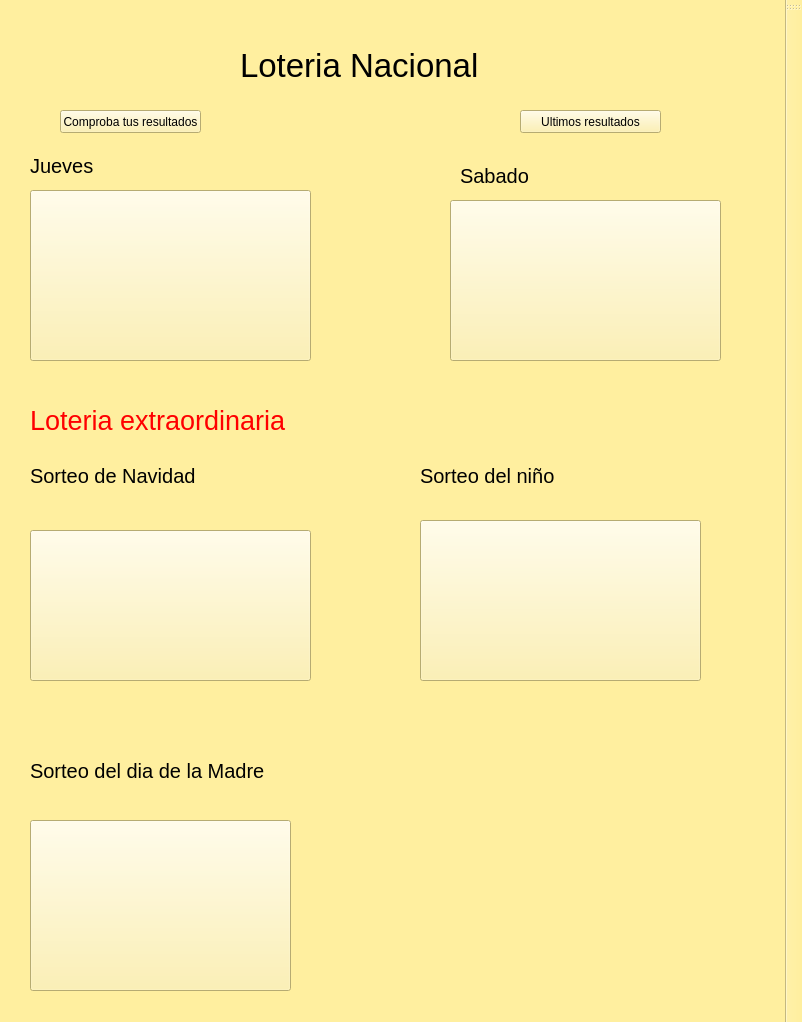
<?xml version="1.0" encoding="UTF-8"?>
<ui version="4.0">
 <class>MainWindow</class>
 <widget class="QMainWindow" name="MainWindow">
  <property name="geometry">
   <rect>
    <x>0</x>
    <y>0</y>
    <width>802</width>
    <height>1022</height>
   </rect>
  </property>
  <property name="palette">
   <palette>
    <active>
     <colorrole role="WindowText">
      <brush brushstyle="SolidPattern">
       <color alpha="255">
        <red>0</red>
        <green>0</green>
        <blue>0</blue>
       </color>
      </brush>
     </colorrole>
     <colorrole role="Button">
      <brush brushstyle="SolidPattern">
       <color alpha="255">
        <red>255</red>
        <green>239</green>
        <blue>159</blue>
       </color>
      </brush>
     </colorrole>
     <colorrole role="Light">
      <brush brushstyle="SolidPattern">
       <color alpha="255">
        <red>255</red>
        <green>255</green>
        <blue>255</blue>
       </color>
      </brush>
     </colorrole>
     <colorrole role="Midlight">
      <brush brushstyle="SolidPattern">
       <color alpha="255">
        <red>255</red>
        <green>247</green>
        <blue>207</blue>
       </color>
      </brush>
     </colorrole>
     <colorrole role="Dark">
      <brush brushstyle="SolidPattern">
       <color alpha="255">
        <red>127</red>
        <green>119</green>
        <blue>79</blue>
       </color>
      </brush>
     </colorrole>
     <colorrole role="Mid">
      <brush brushstyle="SolidPattern">
       <color alpha="255">
        <red>170</red>
        <green>159</green>
        <blue>106</blue>
       </color>
      </brush>
     </colorrole>
     <colorrole role="Text">
      <brush brushstyle="SolidPattern">
       <color alpha="255">
        <red>0</red>
        <green>0</green>
        <blue>0</blue>
       </color>
      </brush>
     </colorrole>
     <colorrole role="BrightText">
      <brush brushstyle="SolidPattern">
       <color alpha="255">
        <red>255</red>
        <green>255</green>
        <blue>255</blue>
       </color>
      </brush>
     </colorrole>
     <colorrole role="ButtonText">
      <brush brushstyle="SolidPattern">
       <color alpha="255">
        <red>0</red>
        <green>0</green>
        <blue>0</blue>
       </color>
      </brush>
     </colorrole>
     <colorrole role="Base">
      <brush brushstyle="SolidPattern">
       <color alpha="255">
        <red>255</red>
        <green>255</green>
        <blue>255</blue>
       </color>
      </brush>
     </colorrole>
     <colorrole role="Window">
      <brush brushstyle="SolidPattern">
       <color alpha="255">
        <red>255</red>
        <green>239</green>
        <blue>159</blue>
       </color>
      </brush>
     </colorrole>
     <colorrole role="Shadow">
      <brush brushstyle="SolidPattern">
       <color alpha="255">
        <red>0</red>
        <green>0</green>
        <blue>0</blue>
       </color>
      </brush>
     </colorrole>
     <colorrole role="AlternateBase">
      <brush brushstyle="SolidPattern">
       <color alpha="255">
        <red>255</red>
        <green>247</green>
        <blue>207</blue>
       </color>
      </brush>
     </colorrole>
     <colorrole role="ToolTipBase">
      <brush brushstyle="SolidPattern">
       <color alpha="255">
        <red>255</red>
        <green>255</green>
        <blue>220</blue>
       </color>
      </brush>
     </colorrole>
     <colorrole role="ToolTipText">
      <brush brushstyle="SolidPattern">
       <color alpha="255">
        <red>0</red>
        <green>0</green>
        <blue>0</blue>
       </color>
      </brush>
     </colorrole>
     <colorrole role="PlaceholderText">
      <brush brushstyle="SolidPattern">
       <color alpha="128">
        <red>0</red>
        <green>0</green>
        <blue>0</blue>
       </color>
      </brush>
     </colorrole>
    </active>
    <inactive>
     <colorrole role="WindowText">
      <brush brushstyle="SolidPattern">
       <color alpha="255">
        <red>0</red>
        <green>0</green>
        <blue>0</blue>
       </color>
      </brush>
     </colorrole>
     <colorrole role="Button">
      <brush brushstyle="SolidPattern">
       <color alpha="255">
        <red>255</red>
        <green>239</green>
        <blue>159</blue>
       </color>
      </brush>
     </colorrole>
     <colorrole role="Light">
      <brush brushstyle="SolidPattern">
       <color alpha="255">
        <red>255</red>
        <green>255</green>
        <blue>255</blue>
       </color>
      </brush>
     </colorrole>
     <colorrole role="Midlight">
      <brush brushstyle="SolidPattern">
       <color alpha="255">
        <red>255</red>
        <green>247</green>
        <blue>207</blue>
       </color>
      </brush>
     </colorrole>
     <colorrole role="Dark">
      <brush brushstyle="SolidPattern">
       <color alpha="255">
        <red>127</red>
        <green>119</green>
        <blue>79</blue>
       </color>
      </brush>
     </colorrole>
     <colorrole role="Mid">
      <brush brushstyle="SolidPattern">
       <color alpha="255">
        <red>170</red>
        <green>159</green>
        <blue>106</blue>
       </color>
      </brush>
     </colorrole>
     <colorrole role="Text">
      <brush brushstyle="SolidPattern">
       <color alpha="255">
        <red>0</red>
        <green>0</green>
        <blue>0</blue>
       </color>
      </brush>
     </colorrole>
     <colorrole role="BrightText">
      <brush brushstyle="SolidPattern">
       <color alpha="255">
        <red>255</red>
        <green>255</green>
        <blue>255</blue>
       </color>
      </brush>
     </colorrole>
     <colorrole role="ButtonText">
      <brush brushstyle="SolidPattern">
       <color alpha="255">
        <red>0</red>
        <green>0</green>
        <blue>0</blue>
       </color>
      </brush>
     </colorrole>
     <colorrole role="Base">
      <brush brushstyle="SolidPattern">
       <color alpha="255">
        <red>255</red>
        <green>255</green>
        <blue>255</blue>
       </color>
      </brush>
     </colorrole>
     <colorrole role="Window">
      <brush brushstyle="SolidPattern">
       <color alpha="255">
        <red>255</red>
        <green>239</green>
        <blue>159</blue>
       </color>
      </brush>
     </colorrole>
     <colorrole role="Shadow">
      <brush brushstyle="SolidPattern">
       <color alpha="255">
        <red>0</red>
        <green>0</green>
        <blue>0</blue>
       </color>
      </brush>
     </colorrole>
     <colorrole role="AlternateBase">
      <brush brushstyle="SolidPattern">
       <color alpha="255">
        <red>255</red>
        <green>247</green>
        <blue>207</blue>
       </color>
      </brush>
     </colorrole>
     <colorrole role="ToolTipBase">
      <brush brushstyle="SolidPattern">
       <color alpha="255">
        <red>255</red>
        <green>255</green>
        <blue>220</blue>
       </color>
      </brush>
     </colorrole>
     <colorrole role="ToolTipText">
      <brush brushstyle="SolidPattern">
       <color alpha="255">
        <red>0</red>
        <green>0</green>
        <blue>0</blue>
       </color>
      </brush>
     </colorrole>
     <colorrole role="PlaceholderText">
      <brush brushstyle="SolidPattern">
       <color alpha="128">
        <red>0</red>
        <green>0</green>
        <blue>0</blue>
       </color>
      </brush>
     </colorrole>
    </inactive>
    <disabled>
     <colorrole role="WindowText">
      <brush brushstyle="SolidPattern">
       <color alpha="255">
        <red>127</red>
        <green>119</green>
        <blue>79</blue>
       </color>
      </brush>
     </colorrole>
     <colorrole role="Button">
      <brush brushstyle="SolidPattern">
       <color alpha="255">
        <red>255</red>
        <green>239</green>
        <blue>159</blue>
       </color>
      </brush>
     </colorrole>
     <colorrole role="Light">
      <brush brushstyle="SolidPattern">
       <color alpha="255">
        <red>255</red>
        <green>255</green>
        <blue>255</blue>
       </color>
      </brush>
     </colorrole>
     <colorrole role="Midlight">
      <brush brushstyle="SolidPattern">
       <color alpha="255">
        <red>255</red>
        <green>247</green>
        <blue>207</blue>
       </color>
      </brush>
     </colorrole>
     <colorrole role="Dark">
      <brush brushstyle="SolidPattern">
       <color alpha="255">
        <red>127</red>
        <green>119</green>
        <blue>79</blue>
       </color>
      </brush>
     </colorrole>
     <colorrole role="Mid">
      <brush brushstyle="SolidPattern">
       <color alpha="255">
        <red>170</red>
        <green>159</green>
        <blue>106</blue>
       </color>
      </brush>
     </colorrole>
     <colorrole role="Text">
      <brush brushstyle="SolidPattern">
       <color alpha="255">
        <red>127</red>
        <green>119</green>
        <blue>79</blue>
       </color>
      </brush>
     </colorrole>
     <colorrole role="BrightText">
      <brush brushstyle="SolidPattern">
       <color alpha="255">
        <red>255</red>
        <green>255</green>
        <blue>255</blue>
       </color>
      </brush>
     </colorrole>
     <colorrole role="ButtonText">
      <brush brushstyle="SolidPattern">
       <color alpha="255">
        <red>127</red>
        <green>119</green>
        <blue>79</blue>
       </color>
      </brush>
     </colorrole>
     <colorrole role="Base">
      <brush brushstyle="SolidPattern">
       <color alpha="255">
        <red>255</red>
        <green>239</green>
        <blue>159</blue>
       </color>
      </brush>
     </colorrole>
     <colorrole role="Window">
      <brush brushstyle="SolidPattern">
       <color alpha="255">
        <red>255</red>
        <green>239</green>
        <blue>159</blue>
       </color>
      </brush>
     </colorrole>
     <colorrole role="Shadow">
      <brush brushstyle="SolidPattern">
       <color alpha="255">
        <red>0</red>
        <green>0</green>
        <blue>0</blue>
       </color>
      </brush>
     </colorrole>
     <colorrole role="AlternateBase">
      <brush brushstyle="SolidPattern">
       <color alpha="255">
        <red>255</red>
        <green>239</green>
        <blue>159</blue>
       </color>
      </brush>
     </colorrole>
     <colorrole role="ToolTipBase">
      <brush brushstyle="SolidPattern">
       <color alpha="255">
        <red>255</red>
        <green>255</green>
        <blue>220</blue>
       </color>
      </brush>
     </colorrole>
     <colorrole role="ToolTipText">
      <brush brushstyle="SolidPattern">
       <color alpha="255">
        <red>0</red>
        <green>0</green>
        <blue>0</blue>
       </color>
      </brush>
     </colorrole>
     <colorrole role="PlaceholderText">
      <brush brushstyle="SolidPattern">
       <color alpha="128">
        <red>0</red>
        <green>0</green>
        <blue>0</blue>
       </color>
      </brush>
     </colorrole>
    </disabled>
   </palette>
  </property>
  <property name="windowTitle">
   <string>MainWindow</string>
  </property>
  <widget class="QWidget" name="centralwidget">
   <widget class="QPushButton" name="jueves">
    <property name="enabled">
     <bool>true</bool>
    </property>
    <property name="geometry">
     <rect>
      <x>30</x>
      <y>190</y>
      <width>281</width>
      <height>171</height>
     </rect>
    </property>
    <property name="cursor">
     <cursorShape>PointingHandCursor</cursorShape>
    </property>
    <property name="autoFillBackground">
     <bool>false</bool>
    </property>
    <property name="styleSheet">
     <string notr="true">image: url(:/algo/jueves.jpg);</string>
    </property>
    <property name="text">
     <string/>
    </property>
   </widget>
   <widget class="QPushButton" name="sabado">
    <property name="geometry">
     <rect>
      <x>450</x>
      <y>200</y>
      <width>271</width>
      <height>161</height>
     </rect>
    </property>
    <property name="cursor">
     <cursorShape>PointingHandCursor</cursorShape>
    </property>
    <property name="styleSheet">
     <string notr="true">image: url(:/algo/sabado.jpg);</string>
    </property>
    <property name="text">
     <string/>
    </property>
   </widget>
   <widget class="QLabel" name="label_2">
    <property name="geometry">
     <rect>
      <x>460</x>
      <y>160</y>
      <width>111</width>
      <height>31</height>
     </rect>
    </property>
    <property name="font">
     <font>
      <pointsize>15</pointsize>
     </font>
    </property>
    <property name="text">
     <string>Sabado</string>
    </property>
   </widget>
   <widget class="QLabel" name="label">
    <property name="geometry">
     <rect>
      <x>30</x>
      <y>150</y>
      <width>81</width>
      <height>31</height>
     </rect>
    </property>
    <property name="font">
     <font>
      <pointsize>15</pointsize>
     </font>
    </property>
    <property name="text">
     <string>Jueves</string>
    </property>
   </widget>
   <widget class="QPushButton" name="navidad">
    <property name="enabled">
     <bool>true</bool>
    </property>
    <property name="geometry">
     <rect>
      <x>30</x>
      <y>530</y>
      <width>281</width>
      <height>151</height>
     </rect>
    </property>
    <property name="cursor">
     <cursorShape>PointingHandCursor</cursorShape>
    </property>
    <property name="autoFillBackground">
     <bool>false</bool>
    </property>
    <property name="styleSheet">
     <string notr="true">image: url(:/algo/C:/Users/oscar/Desktop/LOTERIAAAAAS/navidad.jpg);</string>
    </property>
    <property name="text">
     <string/>
    </property>
   </widget>
   <widget class="QLabel" name="label_3">
    <property name="geometry">
     <rect>
      <x>30</x>
      <y>460</y>
      <width>181</width>
      <height>31</height>
     </rect>
    </property>
    <property name="font">
     <font>
      <pointsize>15</pointsize>
     </font>
    </property>
    <property name="text">
     <string>Sorteo de Navidad</string>
    </property>
   </widget>
   <widget class="QLabel" name="label_4">
    <property name="geometry">
     <rect>
      <x>30</x>
      <y>390</y>
      <width>271</width>
      <height>61</height>
     </rect>
    </property>
    <property name="font">
     <font>
      <pointsize>20</pointsize>
     </font>
    </property>
    <property name="text">
     <string>&lt;html&gt;&lt;head/&gt;&lt;body&gt;&lt;p&gt;&lt;span style=&quot; color:#ff0000;&quot;&gt;Loteria extraordinaria&lt;/span&gt;&lt;/p&gt;&lt;/body&gt;&lt;/html&gt;</string>
    </property>
   </widget>
   <widget class="QPushButton" name="madre">
    <property name="enabled">
     <bool>true</bool>
    </property>
    <property name="geometry">
     <rect>
      <x>30</x>
      <y>820</y>
      <width>261</width>
      <height>171</height>
     </rect>
    </property>
    <property name="cursor">
     <cursorShape>PointingHandCursor</cursorShape>
    </property>
    <property name="autoFillBackground">
     <bool>false</bool>
    </property>
    <property name="styleSheet">
     <string notr="true">image: url(:/algo/C:/Users/oscar/Desktop/LOTERIAAAAAS/madre.jpg);</string>
    </property>
    <property name="text">
     <string/>
    </property>
   </widget>
   <widget class="QLabel" name="label_5">
    <property name="geometry">
     <rect>
      <x>30</x>
      <y>750</y>
      <width>261</width>
      <height>41</height>
     </rect>
    </property>
    <property name="font">
     <font>
      <pointsize>15</pointsize>
     </font>
    </property>
    <property name="text">
     <string>Sorteo del dia de la Madre</string>
    </property>
   </widget>
   <widget class="QPushButton" name="ninio">
    <property name="enabled">
     <bool>true</bool>
    </property>
    <property name="geometry">
     <rect>
      <x>420</x>
      <y>520</y>
      <width>281</width>
      <height>161</height>
     </rect>
    </property>
    <property name="cursor">
     <cursorShape>PointingHandCursor</cursorShape>
    </property>
    <property name="autoFillBackground">
     <bool>false</bool>
    </property>
    <property name="styleSheet">
     <string notr="true">image: url(:/algo/C:/Users/oscar/Desktop/LOTERIAAAAAS/nino.jpg);</string>
    </property>
    <property name="text">
     <string/>
    </property>
   </widget>
   <widget class="QLabel" name="label_6">
    <property name="geometry">
     <rect>
      <x>420</x>
      <y>460</y>
      <width>151</width>
      <height>31</height>
     </rect>
    </property>
    <property name="font">
     <font>
      <pointsize>15</pointsize>
     </font>
    </property>
    <property name="text">
     <string>Sorteo del niño</string>
    </property>
   </widget>
   <widget class="QLabel" name="label_7">
    <property name="geometry">
     <rect>
      <x>360</x>
      <y>1010</y>
      <width>211</width>
      <height>71</height>
     </rect>
    </property>
    <property name="text">
     <string/>
    </property>
    <property name="pixmap">
     <pixmap>:/algo/C:/Users/oscar/Desktop/LOTERIAAAAAS/lalalala.jpg</pixmap>
    </property>
   </widget>
   <widget class="QLabel" name="label_8">
    <property name="geometry">
     <rect>
      <x>590</x>
      <y>1010</y>
      <width>191</width>
      <height>71</height>
     </rect>
    </property>
    <property name="text">
     <string/>
    </property>
    <property name="pixmap">
     <pixmap>:/algo/C:/Users/oscar/Desktop/LOTERIAAAAAS/lololololo.jpg</pixmap>
    </property>
   </widget>
   <widget class="QLabel" name="label_9">
    <property name="geometry">
     <rect>
      <x>240</x>
      <y>40</y>
      <width>291</width>
      <height>51</height>
     </rect>
    </property>
    <property name="palette">
     <palette>
      <active>
       <colorrole role="WindowText">
        <brush brushstyle="SolidPattern">
         <color alpha="255">
          <red>0</red>
          <green>0</green>
          <blue>0</blue>
         </color>
        </brush>
       </colorrole>
       <colorrole role="Button">
        <brush brushstyle="SolidPattern">
         <color alpha="255">
          <red>193</red>
          <green>255</green>
          <blue>255</blue>
         </color>
        </brush>
       </colorrole>
       <colorrole role="Light">
        <brush brushstyle="SolidPattern">
         <color alpha="255">
          <red>255</red>
          <green>255</green>
          <blue>255</blue>
         </color>
        </brush>
       </colorrole>
       <colorrole role="Midlight">
        <brush brushstyle="SolidPattern">
         <color alpha="255">
          <red>224</red>
          <green>255</green>
          <blue>255</blue>
         </color>
        </brush>
       </colorrole>
       <colorrole role="Dark">
        <brush brushstyle="SolidPattern">
         <color alpha="255">
          <red>96</red>
          <green>127</green>
          <blue>127</blue>
         </color>
        </brush>
       </colorrole>
       <colorrole role="Mid">
        <brush brushstyle="SolidPattern">
         <color alpha="255">
          <red>129</red>
          <green>170</green>
          <blue>170</blue>
         </color>
        </brush>
       </colorrole>
       <colorrole role="Text">
        <brush brushstyle="SolidPattern">
         <color alpha="255">
          <red>0</red>
          <green>0</green>
          <blue>0</blue>
         </color>
        </brush>
       </colorrole>
       <colorrole role="BrightText">
        <brush brushstyle="SolidPattern">
         <color alpha="255">
          <red>255</red>
          <green>255</green>
          <blue>255</blue>
         </color>
        </brush>
       </colorrole>
       <colorrole role="ButtonText">
        <brush brushstyle="SolidPattern">
         <color alpha="255">
          <red>0</red>
          <green>0</green>
          <blue>0</blue>
         </color>
        </brush>
       </colorrole>
       <colorrole role="Base">
        <brush brushstyle="SolidPattern">
         <color alpha="255">
          <red>255</red>
          <green>255</green>
          <blue>255</blue>
         </color>
        </brush>
       </colorrole>
       <colorrole role="Window">
        <brush brushstyle="SolidPattern">
         <color alpha="255">
          <red>193</red>
          <green>255</green>
          <blue>255</blue>
         </color>
        </brush>
       </colorrole>
       <colorrole role="Shadow">
        <brush brushstyle="SolidPattern">
         <color alpha="255">
          <red>0</red>
          <green>0</green>
          <blue>0</blue>
         </color>
        </brush>
       </colorrole>
       <colorrole role="AlternateBase">
        <brush brushstyle="SolidPattern">
         <color alpha="255">
          <red>224</red>
          <green>255</green>
          <blue>255</blue>
         </color>
        </brush>
       </colorrole>
       <colorrole role="ToolTipBase">
        <brush brushstyle="SolidPattern">
         <color alpha="255">
          <red>255</red>
          <green>255</green>
          <blue>220</blue>
         </color>
        </brush>
       </colorrole>
       <colorrole role="ToolTipText">
        <brush brushstyle="SolidPattern">
         <color alpha="255">
          <red>0</red>
          <green>0</green>
          <blue>0</blue>
         </color>
        </brush>
       </colorrole>
       <colorrole role="PlaceholderText">
        <brush brushstyle="SolidPattern">
         <color alpha="128">
          <red>0</red>
          <green>0</green>
          <blue>0</blue>
         </color>
        </brush>
       </colorrole>
      </active>
      <inactive>
       <colorrole role="WindowText">
        <brush brushstyle="SolidPattern">
         <color alpha="255">
          <red>0</red>
          <green>0</green>
          <blue>0</blue>
         </color>
        </brush>
       </colorrole>
       <colorrole role="Button">
        <brush brushstyle="SolidPattern">
         <color alpha="255">
          <red>193</red>
          <green>255</green>
          <blue>255</blue>
         </color>
        </brush>
       </colorrole>
       <colorrole role="Light">
        <brush brushstyle="SolidPattern">
         <color alpha="255">
          <red>255</red>
          <green>255</green>
          <blue>255</blue>
         </color>
        </brush>
       </colorrole>
       <colorrole role="Midlight">
        <brush brushstyle="SolidPattern">
         <color alpha="255">
          <red>224</red>
          <green>255</green>
          <blue>255</blue>
         </color>
        </brush>
       </colorrole>
       <colorrole role="Dark">
        <brush brushstyle="SolidPattern">
         <color alpha="255">
          <red>96</red>
          <green>127</green>
          <blue>127</blue>
         </color>
        </brush>
       </colorrole>
       <colorrole role="Mid">
        <brush brushstyle="SolidPattern">
         <color alpha="255">
          <red>129</red>
          <green>170</green>
          <blue>170</blue>
         </color>
        </brush>
       </colorrole>
       <colorrole role="Text">
        <brush brushstyle="SolidPattern">
         <color alpha="255">
          <red>0</red>
          <green>0</green>
          <blue>0</blue>
         </color>
        </brush>
       </colorrole>
       <colorrole role="BrightText">
        <brush brushstyle="SolidPattern">
         <color alpha="255">
          <red>255</red>
          <green>255</green>
          <blue>255</blue>
         </color>
        </brush>
       </colorrole>
       <colorrole role="ButtonText">
        <brush brushstyle="SolidPattern">
         <color alpha="255">
          <red>0</red>
          <green>0</green>
          <blue>0</blue>
         </color>
        </brush>
       </colorrole>
       <colorrole role="Base">
        <brush brushstyle="SolidPattern">
         <color alpha="255">
          <red>255</red>
          <green>255</green>
          <blue>255</blue>
         </color>
        </brush>
       </colorrole>
       <colorrole role="Window">
        <brush brushstyle="SolidPattern">
         <color alpha="255">
          <red>193</red>
          <green>255</green>
          <blue>255</blue>
         </color>
        </brush>
       </colorrole>
       <colorrole role="Shadow">
        <brush brushstyle="SolidPattern">
         <color alpha="255">
          <red>0</red>
          <green>0</green>
          <blue>0</blue>
         </color>
        </brush>
       </colorrole>
       <colorrole role="AlternateBase">
        <brush brushstyle="SolidPattern">
         <color alpha="255">
          <red>224</red>
          <green>255</green>
          <blue>255</blue>
         </color>
        </brush>
       </colorrole>
       <colorrole role="ToolTipBase">
        <brush brushstyle="SolidPattern">
         <color alpha="255">
          <red>255</red>
          <green>255</green>
          <blue>220</blue>
         </color>
        </brush>
       </colorrole>
       <colorrole role="ToolTipText">
        <brush brushstyle="SolidPattern">
         <color alpha="255">
          <red>0</red>
          <green>0</green>
          <blue>0</blue>
         </color>
        </brush>
       </colorrole>
       <colorrole role="PlaceholderText">
        <brush brushstyle="SolidPattern">
         <color alpha="128">
          <red>0</red>
          <green>0</green>
          <blue>0</blue>
         </color>
        </brush>
       </colorrole>
      </inactive>
      <disabled>
       <colorrole role="WindowText">
        <brush brushstyle="SolidPattern">
         <color alpha="255">
          <red>96</red>
          <green>127</green>
          <blue>127</blue>
         </color>
        </brush>
       </colorrole>
       <colorrole role="Button">
        <brush brushstyle="SolidPattern">
         <color alpha="255">
          <red>193</red>
          <green>255</green>
          <blue>255</blue>
         </color>
        </brush>
       </colorrole>
       <colorrole role="Light">
        <brush brushstyle="SolidPattern">
         <color alpha="255">
          <red>255</red>
          <green>255</green>
          <blue>255</blue>
         </color>
        </brush>
       </colorrole>
       <colorrole role="Midlight">
        <brush brushstyle="SolidPattern">
         <color alpha="255">
          <red>224</red>
          <green>255</green>
          <blue>255</blue>
         </color>
        </brush>
       </colorrole>
       <colorrole role="Dark">
        <brush brushstyle="SolidPattern">
         <color alpha="255">
          <red>96</red>
          <green>127</green>
          <blue>127</blue>
         </color>
        </brush>
       </colorrole>
       <colorrole role="Mid">
        <brush brushstyle="SolidPattern">
         <color alpha="255">
          <red>129</red>
          <green>170</green>
          <blue>170</blue>
         </color>
        </brush>
       </colorrole>
       <colorrole role="Text">
        <brush brushstyle="SolidPattern">
         <color alpha="255">
          <red>96</red>
          <green>127</green>
          <blue>127</blue>
         </color>
        </brush>
       </colorrole>
       <colorrole role="BrightText">
        <brush brushstyle="SolidPattern">
         <color alpha="255">
          <red>255</red>
          <green>255</green>
          <blue>255</blue>
         </color>
        </brush>
       </colorrole>
       <colorrole role="ButtonText">
        <brush brushstyle="SolidPattern">
         <color alpha="255">
          <red>96</red>
          <green>127</green>
          <blue>127</blue>
         </color>
        </brush>
       </colorrole>
       <colorrole role="Base">
        <brush brushstyle="SolidPattern">
         <color alpha="255">
          <red>193</red>
          <green>255</green>
          <blue>255</blue>
         </color>
        </brush>
       </colorrole>
       <colorrole role="Window">
        <brush brushstyle="SolidPattern">
         <color alpha="255">
          <red>193</red>
          <green>255</green>
          <blue>255</blue>
         </color>
        </brush>
       </colorrole>
       <colorrole role="Shadow">
        <brush brushstyle="SolidPattern">
         <color alpha="255">
          <red>0</red>
          <green>0</green>
          <blue>0</blue>
         </color>
        </brush>
       </colorrole>
       <colorrole role="AlternateBase">
        <brush brushstyle="SolidPattern">
         <color alpha="255">
          <red>193</red>
          <green>255</green>
          <blue>255</blue>
         </color>
        </brush>
       </colorrole>
       <colorrole role="ToolTipBase">
        <brush brushstyle="SolidPattern">
         <color alpha="255">
          <red>255</red>
          <green>255</green>
          <blue>220</blue>
         </color>
        </brush>
       </colorrole>
       <colorrole role="ToolTipText">
        <brush brushstyle="SolidPattern">
         <color alpha="255">
          <red>0</red>
          <green>0</green>
          <blue>0</blue>
         </color>
        </brush>
       </colorrole>
       <colorrole role="PlaceholderText">
        <brush brushstyle="SolidPattern">
         <color alpha="128">
          <red>0</red>
          <green>0</green>
          <blue>0</blue>
         </color>
        </brush>
       </colorrole>
      </disabled>
     </palette>
    </property>
    <property name="font">
     <font>
      <pointsize>25</pointsize>
     </font>
    </property>
    <property name="text">
     <string>Loteria Nacional</string>
    </property>
   </widget>
   <widget class="QPushButton" name="comprobarresultados">
    <property name="geometry">
     <rect>
      <x>60</x>
      <y>110</y>
      <width>141</width>
      <height>23</height>
     </rect>
    </property>
    <property name="text">
     <string>Comproba tus resultados</string>
    </property>
   </widget>
   <widget class="QPushButton" name="ultimresultados">
    <property name="geometry">
     <rect>
      <x>520</x>
      <y>110</y>
      <width>141</width>
      <height>23</height>
     </rect>
    </property>
    <property name="text">
     <string>Ultimos resultados</string>
    </property>
   </widget>
  </widget>
  <widget class="QToolBar" name="toolBar">
   <property name="windowTitle">
    <string>toolBar</string>
   </property>
   <attribute name="toolBarArea">
    <enum>RightToolBarArea</enum>
   </attribute>
   <attribute name="toolBarBreak">
    <bool>false</bool>
   </attribute>
  </widget>
 </widget>
 <resources>
  <include location="source.qrc"/>
 </resources>
 <connections/>
</ui>
